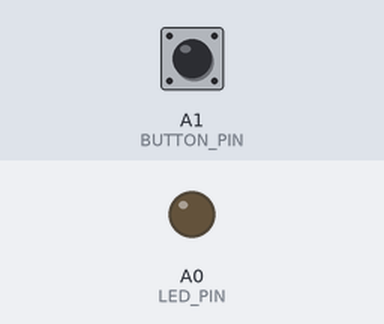
The sketch below on a simulated Arduino Uno, built with avr-gcc and run on an emulated ATmega328P. Parts: output pins drawn as LEDs (lit = HIGH). The inputs (shaded band) are chosen by the test bench; at power-on: A1 (BUTTON_PIN) HIGH.

Above: at 1.2 s.
1.3 s: A1 (BUTTON_PIN) pulled LOW for 0.15 s
At 1.37 s:
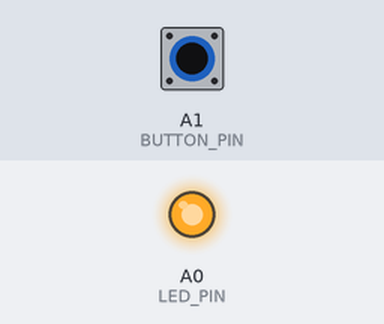
2.9 s: A1 (BUTTON_PIN) pulled LOW for 3.2 s
At 7.4 s:
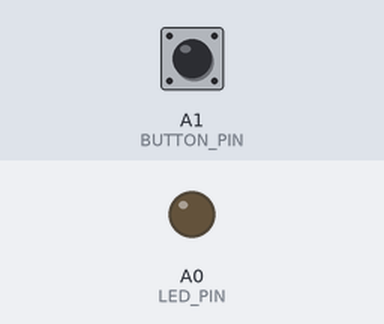
Timing chart, 0 to 8.9 s (numbered marks = the images above; inputs shaded):
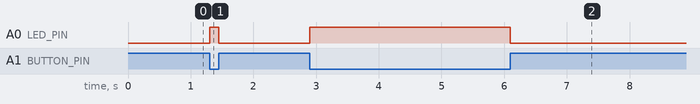

Measured:
- after the input at 1.3 s, A0 (LED_PIN): LOW → HIGH at once, → LOW 0.15 s later
- after the input at 2.9 s, A0 (LED_PIN): LOW → HIGH at once, → LOW 3.2 s later

The sketch:

ledBtn.ino
```cpp
const int BUTTON_PIN = A1;  // 將按鈕接腳設為A1
const int LED_PIN = A0;     // 將LED燈的接腳設為A0

int buttonState = 1;        // 按鈕的狀態

void setup() {
  pinMode(LED_PIN, OUTPUT);     // 設定LED的PIN腳為輸出
  pinMode(BUTTON_PIN, INPUT);   // 設定按鈕的接腳為輸入
}

void loop() {
  buttonState = digitalRead(BUTTON_PIN);  // 讀取按鍵的狀態

  if (buttonState == LOW) {     // 如果按鍵按了 (根據接線方式可能需要調整)
    digitalWrite(LED_PIN, HIGH); // LED就亮了
  } else {                       // 如果按鍵是未按下
    digitalWrite(LED_PIN, LOW);  // LED就不亮
  }
}
```
